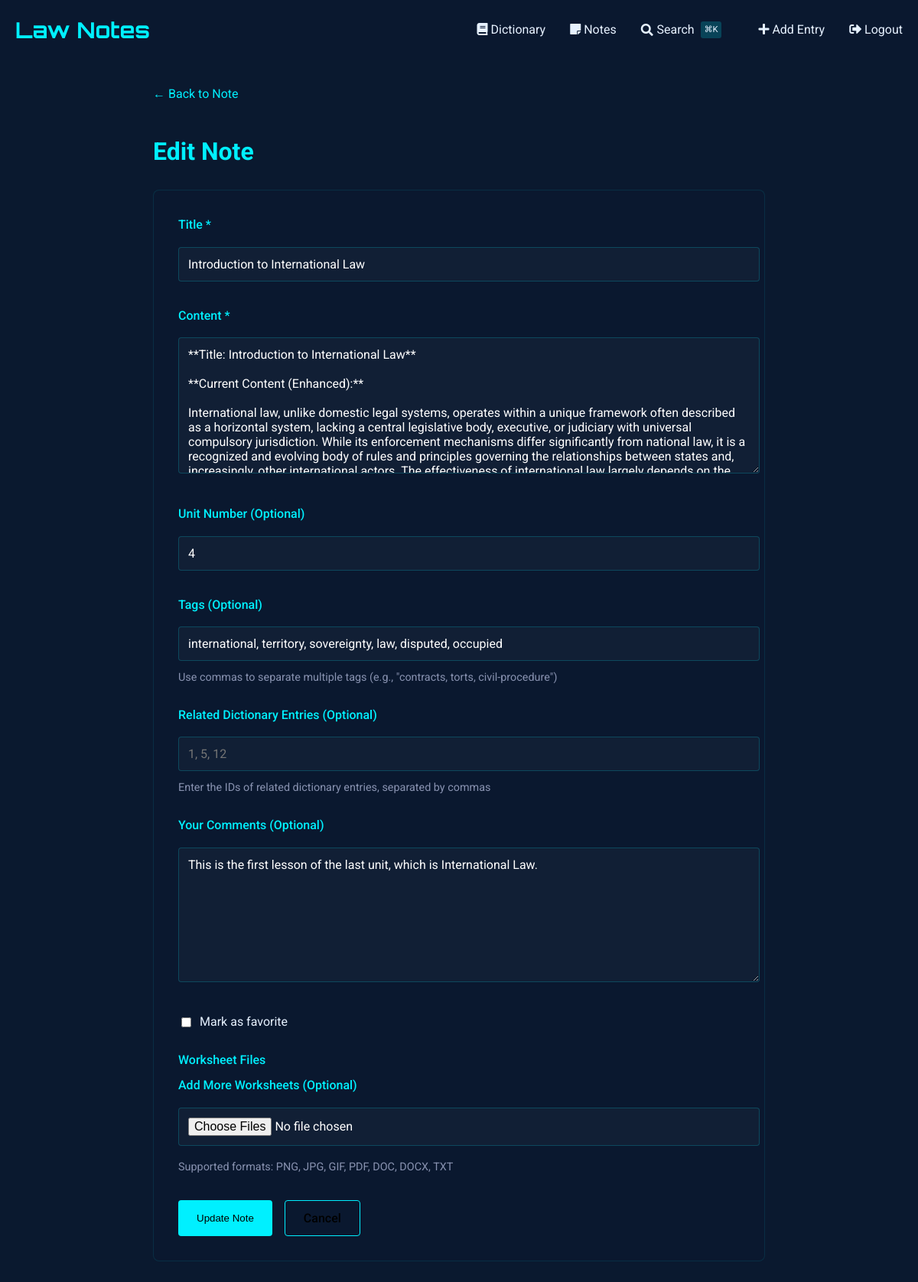
/notes/edit/46 (signed in), run on an earlier commit of the app's database.
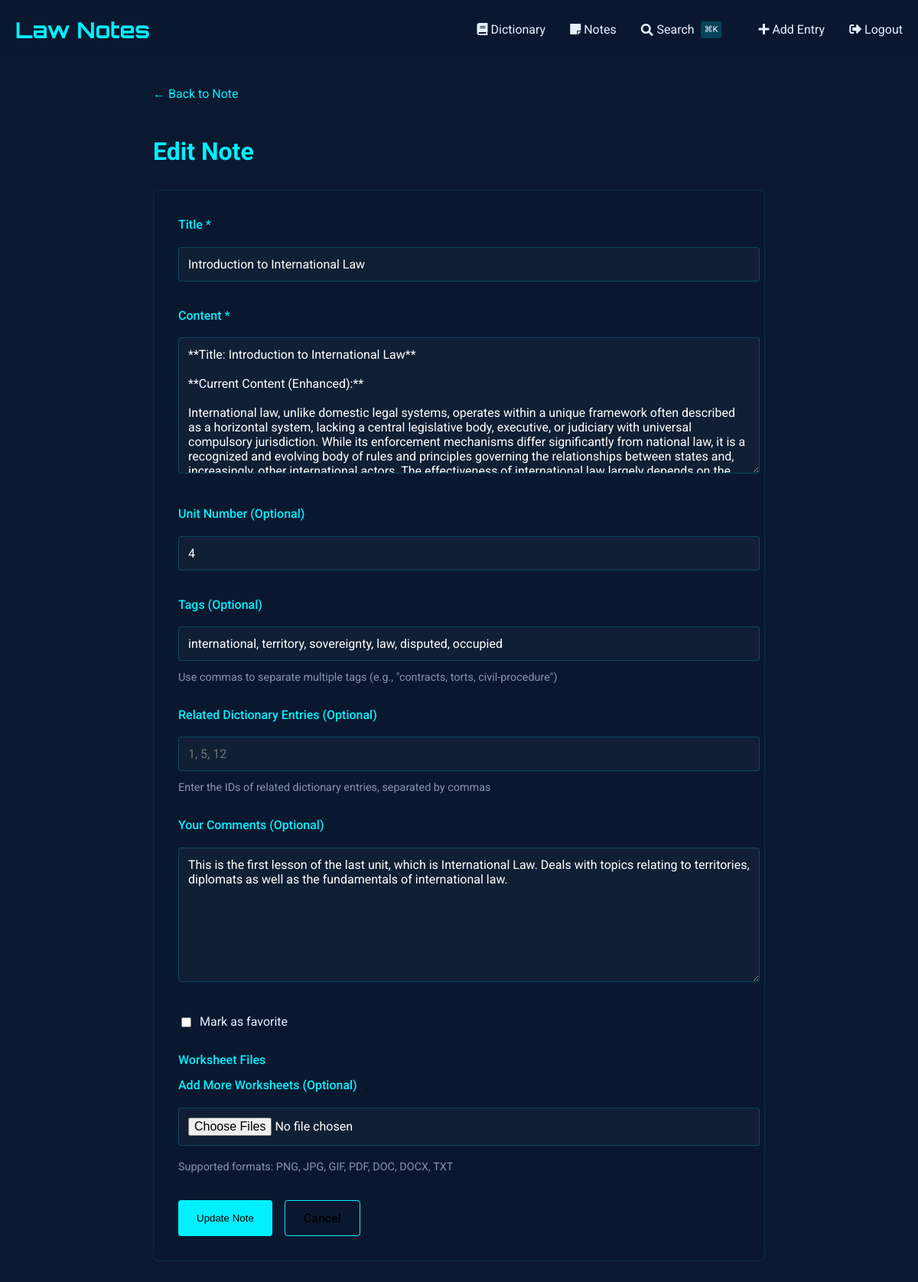
And on a later commit of the database.
### tables this page shows
CREATE TABLE notes (
    id INTEGER PRIMARY KEY AUTOINCREMENT,
    title TEXT NOT NULL,                -- short title for the note
    content TEXT NOT NULL,              -- the full note text
    unit_number INTEGER,                -- optional: to group with course units
    tags TEXT,                          -- comma-separated or JSON for filtering/search
    related_entries TEXT,               -- store glossary ids (e.g., "1,4,5") for cross-linking
    created_at TIMESTAMP DEFAULT CURRENT_TIMESTAMP,
    last_updated TIMESTAMP DEFAULT CURRENT_TIMESTAMP,
    views INTEGER DEFAULT 0,            -- track popularity
    is_favorite BOOLEAN DEFAULT 0,      -- quick flag for starred notes
    comments TEXT                       -- optional: your own thoughts or annotations
, has_worksheet BOOLEAN DEFAULT 0);

### notes_routes.py (the view, shortened to what this page needs)
@notes_bp.route('/edit/<int:note_id>', methods=['GET', 'POST'])
def edit_note(note_id):
    if not session.get("name"):
        return redirect("/auth/login")
    db = SQL("sqlite:///notes.db")
    note = db.execute("SELECT * FROM notes WHERE id = :id", id=note_id)
    if not note:
        abort(404)
    note = note[0]
    worksheet_images = get_worksheet_images(note_id)
    note['worksheet_images'] = worksheet_images
    return render_template('notes/edit.html', note=note)

### notes_routes.py (called while the page is built)
def get_worksheet_images(note_id):
    db = SQL("sqlite:///notes.db")
    return db.execute("""
        SELECT id, filename, original_filename,
               strftime('%Y-%m-%d %H:%M', upload_date) as upload_date
        FROM worksheet_images
        WHERE note_id = :note_id
        ORDER BY upload_date DESC
    """, note_id=note_id)

### sql.py (called while the page is built)
def _enable_logging(f):
    import logging
    import functools
    import os
    @functools.wraps(f)
    def decorator(*args, **kwargs):
        try:
            import flask
        except ModuleNotFoundError:
            return f(*args, **kwargs)
        disabled = logging.getLogger("cs50").disabled
        if flask.current_app and os.getenv("FLASK_ENV") == "development":
            logging.getLogger("cs50").disabled = False
        try:
            return f(*args, **kwargs)
        finally:
            logging.getLogger("cs50").disabled = disabled
    return decorator

    def __del__(self):
        self._disconnect()

    def _disconnect(self):
        if hasattr(_data, self._name()):
            getattr(_data, self._name()).close()
            delattr(_data, self._name())

    def _name(self):
        return str(hash(self))

### templates/notes/edit.html (shortened to what the changed rows need)
{% extends "notes/base.html" %}
{% block content %}
<div class="container" style="max-width: 800px; margin: 0 auto;">
    <div style="margin-bottom: 2rem;">
        <h1 style="color: var(--primary); margin-bottom: 1.5rem;">
            Edit Note
        </h1>
        <div class="card" style="background: rgba(10, 25, 47, 0.7); padding: 2rem;">
            <form method="POST" action="{{ url_for('notes.edit_note', note_id=note.id) }}" enctype="multipart/form-data">
                <div class="form-group">
                    <label for="title" class="form-label">Title *</label>
                    <input type="text" id="title" name="title" class="form-control"
                           value="{{ note.title }}" required>
                </div>
                <div class="form-group">
                    <label for="content" class="form-label">Content *</label>
                    <textarea id="content" name="content" class="form-control" rows="8" required>{{ note.content }}</textarea>
                </div>
                <div class="form-group">
                    <label for="unit_number" class="form-label">Unit Number (Optional)</label>
                    <input type="number" id="unit_number" name="unit_number" class="form-control"
                           value="{{ note.unit_number if note.unit_number }}" min="1">
                </div>
                <div class="form-group">
                    <label for="tags" class="form-label">Tags (Optional)</label>
                    <input type="text" id="tags" name="tags" class="form-control"
                           value="{{ note.tags if note.tags }}" placeholder="comma, separated, tags">
                    <small style="color: #8892b0; font-size: 0.9rem;">
                        Use commas to separate multiple tags (e.g., "contracts, torts, civil-procedure")
                    </small>
                </div>
                <div class="form-group">
                    <label for="comments" class="form-label">Your Comments (Optional)</label>
                    <textarea id="comments" name="comments" class="form-control" rows="3">{{ note.comments if note.comments }}</textarea>
                </div>
                <div class="form-group">
                    <label class="checkbox-label">
                        <input type="checkbox" id="is_favorite" name="is_favorite" value="1"
                               {% if note.is_favorite %}checked{% endif %}>
                        <span>Mark as favorite</span>
                    </label>
                </div>
            </form>
        </div>
    </div>
</div>
{% endblock %}

What changed in the data, as far as the page shows it:
changed notes "Introduction to International Law": comments "This is the first lesson of the last unit, which is International Law." → "…which is International Law. Deals with topics relating to territories, diplomats as well as the fundamentals of international law."
